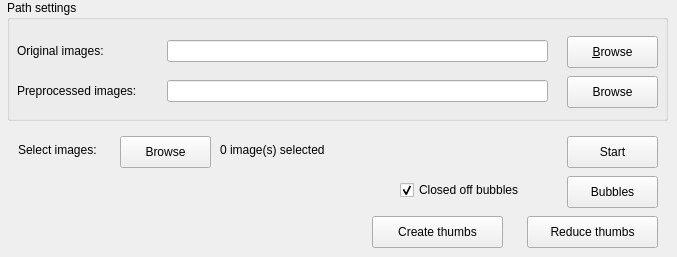
   <widget class="QWidget" name="preprocessing">
    <attribute name="title">
     <string>Preprocessing</string>
    </attribute>
    <widget class="QGroupBox" name="preprocessingGroupBox">
     <property name="enabled">
      <bool>true</bool>
     </property>
     <property name="geometry">
      <rect>
       <x>7</x>
       <y>0</y>
       <width>661</width>
       <height>121</height>
      </rect>
     </property>
     <property name="title">
      <string>Path settings</string>
     </property>
     <widget class="QPushButton" name="originalBrowse">
      <property name="geometry">
       <rect>
        <x>560</x>
        <y>36</y>
        <width>91</width>
        <height>32</height>
       </rect>
      </property>
      <property name="sizePolicy">
       <sizepolicy hsizetype="Fixed" vsizetype="Fixed">
        <horstretch>0</horstretch>
        <verstretch>0</verstretch>
       </sizepolicy>
      </property>
      <property name="text">
       <string>&amp;Browse</string>
      </property>
      <property name="shortcut">
       <string>Alt+B</string>
      </property>
     </widget>
     <widget class="QPushButton" name="preprocessedBrowse">
      <property name="geometry">
       <rect>
        <x>560</x>
        <y>76</y>
        <width>91</width>
        <height>32</height>
       </rect>
      </property>
      <property name="text">
       <string>Browse</string>
      </property>
     </widget>
     <widget class="QLineEdit" name="originalEdit">
      <property name="geometry">
       <rect>
        <x>160</x>
        <y>40</y>
        <width>381</width>
        <height>22</height>
       </rect>
      </property>
     </widget>
     <widget class="QLineEdit" name="preprocessedEdit">
      <property name="geometry">
       <rect>
        <x>160</x>
        <y>80</y>
        <width>381</width>
        <height>22</height>
       </rect>
      </property>
     </widget>
     <widget class="QLabel" name="originalLabel">
      <property name="geometry">
       <rect>
        <x>10</x>
        <y>43</y>
        <width>111</width>
        <height>16</height>
       </rect>
      </property>
      <property name="sizePolicy">
       <sizepolicy hsizetype="Fixed" vsizetype="Preferred">
        <horstretch>0</horstretch>
        <verstretch>0</verstretch>
       </sizepolicy>
      </property>
      <property name="frameShape">
       <enum>QFrame::NoFrame</enum>
      </property>
      <property name="frameShadow">
       <enum>QFrame::Plain</enum>
      </property>
      <property name="text">
       <string>Original images:</string>
      </property>
      <property name="buddy">
       <cstring>originalEdit</cstring>
      </property>
     </widget>
     <widget class="QLabel" name="preprocessedLabel">
      <property name="geometry">
       <rect>
        <x>10</x>
        <y>83</y>
        <width>151</width>
        <height>16</height>
       </rect>
      </property>
      <property name="text">
       <string>Preprocessed images:</string>
      </property>
     </widget>
    </widget>
    <widget class="QPushButton" name="preprocessStartButton">
     <property name="geometry">
      <rect>
       <x>567</x>
       <y>136</y>
       <width>91</width>
       <height>32</height>
      </rect>
     </property>
     <property name="text">
      <string>Start</string>
     </property>
    </widget>
    <widget class="QLabel" name="selectImagesLabel">
     <property name="geometry">
      <rect>
       <x>18</x>
       <y>142</y>
       <width>101</width>
       <height>16</height>
      </rect>
     </property>
     <property name="text">
      <string>Select images:</string>
     </property>
    </widget>
    <widget class="QPushButton" name="imageBrowse">
     <property name="geometry">
      <rect>
       <x>120</x>
       <y>136</y>
       <width>91</width>
       <height>32</height>
      </rect>
     </property>
     <property name="text">
      <string>Browse</string>
     </property>
    </widget>
    <widget class="QLabel" name="imagesSelectedLabel">
     <property name="geometry">
      <rect>
       <x>220</x>
       <y>142</y>
       <width>131</width>
       <height>16</height>
      </rect>
     </property>
     <property name="text">
      <string>0 image(s) selected</string>
     </property>
    </widget>
    <widget class="QPushButton" name="preprocessStartButton2">
     <property name="geometry">
      <rect>
       <x>567</x>
       <y>176</y>
       <width>91</width>
       <height>32</height>
      </rect>
     </property>
     <property name="text">
      <string>Bubbles</string>
     </property>
    </widget>
    <widget class="QCheckBox" name="firnBox">
     <property name="geometry">
      <rect>
       <x>400</x>
       <y>180</y>
       <width>151</width>
       <height>20</height>
      </rect>
     </property>
     <property name="text">
      <string>Closed off bubbles</string>
     </property>
     <property name="checked">
      <bool>true</bool>
     </property>
    </widget>
    <widget class="QPushButton" name="thumbsStartButton">
     <property name="geometry">
      <rect>
       <x>372</x>
       <y>216</y>
       <width>131</width>
       <height>32</height>
      </rect>
     </property>
     <property name="text">
      <string>Create thumbs</string>
     </property>
    </widget>
    <widget class="QPushButton" name="thumbsStartButton2">
     <property name="geometry">
      <rect>
       <x>527</x>
       <y>216</y>
       <width>131</width>
       <height>32</height>
      </rect>
     </property>
     <property name="text">
      <string>Reduce thumbs</string>
     </property>
    </widget>
   </widget>
